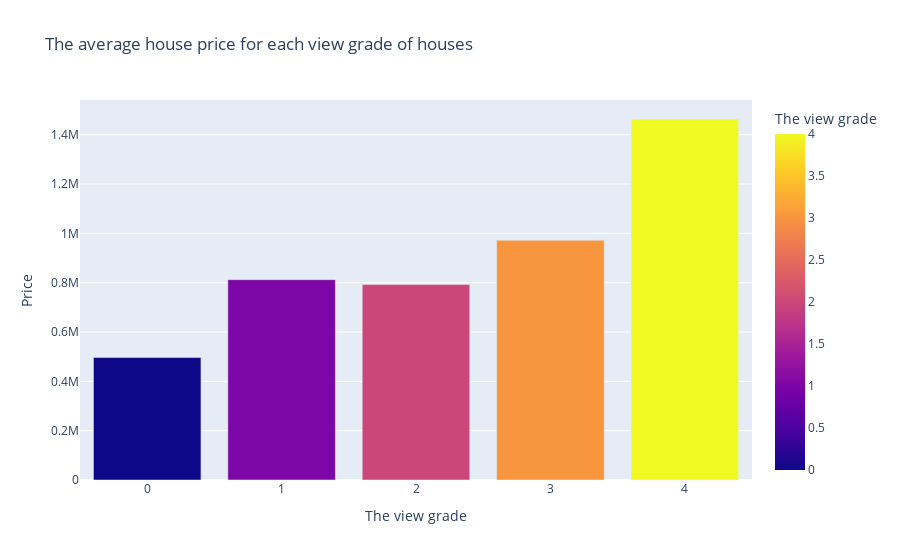

Notebook source saved alongside this figure:
### Markdown cell above
### Average house price for each view grade of houses

### Code cell
grade_price_df = pd.DataFrame({'The view grade' : sorted(data['view'].unique()),
                                'Price' : data.groupby('view')['price'].mean()})
fig = px.bar(grade_price_df, x='The view grade', y='Price', color='The view grade',
             title='The average house price for each view grade of houses')
fig.show()

### Figure 1 — Plotly figure (JSON) as saved in the notebook; plotly's stock layout.template omitted (floating-point values rounded to 4 significant figures)
{"data": [{"alignmentgroup": "True", "hovertemplate": "The view grade=%{marker.color}<br>Price=%{y}<extra></extra>", "legendgroup": "", "marker": {"color": [0, 1, 2, 3, 4], "coloraxis": "coloraxis", "pattern": {"shape": ""}}, "name": "", "offsetgroup": "", "orientation": "v", "showlegend": false, "textposition": "auto", "type": "bar", "x": [0, 1, 2, 3, 4], "xaxis": "x", "y": [496600.0, 812300.0, 792400.0, 972000.0, 1464000.0], "yaxis": "y"}], "layout": {"barmode": "relative", "coloraxis": {"colorbar": {"title": {"text": "The view grade"}}, "colorscale": [[0, "#0d0887"], [0.1111, "#46039f"], [0.2222, "#7201a8"], [0.3333, "#9c179e"], [0.4444, "#bd3786"], [0.5556, "#d8576b"], [0.6667, "#ed7953"], [0.7778, "#fb9f3a"], [0.8889, "#fdca26"], [1, "#f0f921"]]}, "legend": {"tracegroupgap": 0}, "title": {"text": "The average house price for each view grade of houses"}, "xaxis": {"anchor": "y", "domain": [0, 1], "title": {"text": "The view grade"}}, "yaxis": {"anchor": "x", "domain": [0, 1], "title": {"text": "Price"}}}}
